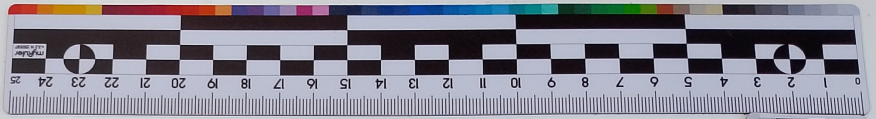
#> input picture notebooks/res.png, 876 x 119 px, given in place of 528.jpeg, which was not available; the run also reads 1 picture not shown here
$ jupyter execute ruler_sift.ipynb   (Python 2 division)
#> lines starting #> are read from the running program, lines starting #| are printed output that depends on the picture; after the words box and inside, x2 and y2 are one past the last pixel; in counts of white or black regions, pixels touching at a corner belong together; pictures that were not available may be replaced by others from this repository, and a replacement may not be noted
[cell 1]
import numpy as np
import cv2
from matplotlib import pyplot as plt

[cell 2]
images = ['../Data/528.jpeg', '../Data/1084.jpg', '../Data/12146_И6125.jpg', '../Data/1753.jpeg', '../Data/12245_И6774.jpg',
          '../Data/12145_И6666.jpg', '../Data/1038.jpg','../Data/12173_И4242.jpg', '../Data/20250805_101846.jpg',
         '../Data/12156_И4559.jpg', '../Data/1038.jpg']


image = images[0]

template = './ruler_template-h.png'

img = cv2.imread(image)
#> img is the input picture: shape (119, 876, 3); mean B, G, R 145.2, 132.8, 134.1

plt.imshow(cv2.cvtColor(img, cv2.COLOR_BGR2RGB))
plt.show()

[cell 3]
#%%time
MIN_MATCH_COUNT = 500
#img1 = cv2.imread(template, cv2.IMREAD_GRAYSCALE)          # queryImage
#img2 = cv2.imread(image, cv2.IMREAD_GRAYSCALE)[0:500,:]  # trainImage


img1 = cv2.imread(template)          # queryImage
img2 = cv2.imread(image)  # trainImage

# Initiate SIFT detector
sift = cv2.SIFT_create()


# find the keypoints and descriptors with SIFT
kp1, des1 = sift.detectAndCompute(img1,None)
#> kp1 = 608 keypoints; strongest (x, y, size): (797, 66, 8.7), (795, 52, 8.9), (766, 67, 10.9), (618, 85, 2.1)
kp2, des2 = sift.detectAndCompute(img2,None)
#> kp2 has the same summary as kp1
FLANN_INDEX_KDTREE = 1
index_params = dict(algorithm = FLANN_INDEX_KDTREE, trees = 5)
search_params = dict(checks = 50)
flann = cv2.FlannBasedMatcher(index_params, search_params)
matches = flann.knnMatch(des1,des2,k=2)
#> matches = 608 matches


# store all the good matches as per Lowe's ratio test.
good = []
for m,n in matches:
    if m.distance < n.distance:
        good.append(m)
#> after the loop, good = 608 matches

if len(good)>MIN_MATCH_COUNT:
    src_pts = np.float32([ kp1[m.queryIdx].pt for m in good ]).reshape(-1,1,2)
#> src_pts = 608 rows, first 8: [9.2, 12.87], [12.38, 71.83], [13.12, 59.33], [14.2, 41.97], [14.6, 9.47], [16.09, 31.01], [16.09, 31.01], [16.56, 15.28]
    dst_pts = np.float32([ kp2[m.trainIdx].pt for m in good ]).reshape(-1,1,2)
#> dst_pts has the same summary as src_pts
    M, mask = cv2.findHomography(src_pts, dst_pts, cv2.RANSAC,5.0)
#> M = [[1, 4.63e-15, 4.1e-13], [-2.47e-16, 1, 9.23e-14], [-4.13e-18, 9.58e-18, 1]]; mask = 608 values from 1 to 1
    matchesMask = mask.ravel().tolist()
#> matchesMask = 608 values from 1 to 1
    h,w = img1.shape[0:2]
#> h = 119; w = 876
    pts = np.float32([ [0,0],[0,h-1],[w-1,h-1],[w-1,0] ]).reshape(-1,1,2)
#> pts = [[0, 0], [0, 118], [875, 118], [875, 0]]
    dst = cv2.perspectiveTransform(pts,M)
#> dst = [[4.1e-13, 9.23e-14], [9.56e-13, 118], [875, 118], [875, -1.24e-13]]
    img2 = cv2.polylines(img2,[np.int32(dst)],True,255,3, cv2.LINE_AA)
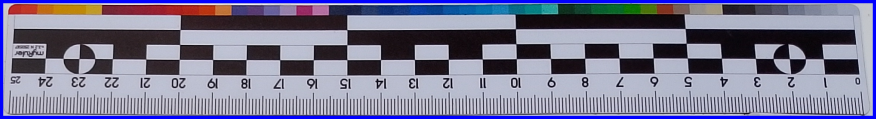
#> img2: shape (119, 876, 3); 7.57% of pixels changed, all inside (x1, y1, x2, y2) = (0, 0, 876, 119)
else:
    print( "Not enough matches are found - {}/{}".format(len(good), MIN_MATCH_COUNT) )
    matchesMask = None

img3 = cv2.imread(template)          # queryImage
img4 = cv2.imread(image) # trainImage

#img4 = cv2.polylines(img4,[np.int32(dst)],True,(0,0,255),10, cv2.LINE_AA)
img4 = cv2.drawContours(img4,[np.int32(dst)],0,(0,0,255),5)
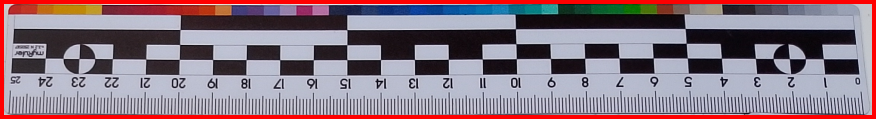
#> img4: shape (119, 876, 3); 7.57% of pixels changed, all inside (x1, y1, x2, y2) = (0, 0, 876, 119)


draw_params = dict(matchColor = (0,255,0), # draw matches in green color
                   singlePointColor = None,
                   matchesMask = matchesMask, # draw only inliers
                   flags = 2)
#> draw_params = 4 items


img4 = cv2.drawMatches(img3,kp1,img4,kp2,good,None,**draw_params)
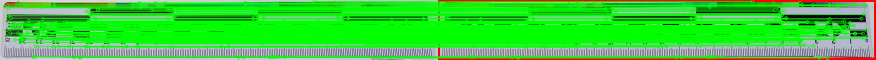
#> img4: shape (119, 1752, 3) (shown at 1/2 size); mean B, G, R 58.3, 208.2, 60.2
plt.imshow(cv2.cvtColor(img4, cv2.COLOR_BGR2RGB))
plt.show()

[cell 4]
cv2.imwrite('res.png', img3)
#> Out = True

[cell 5]
dst=np.int32(dst.reshape(-1,2))
#> dst = [[0, 0], [0, 118], [875, 118], [875, 0]]

[cell 6]
dst
#> Out = [[0, 0], [0, 118], [875, 118], [875, 0]]

[cell 7]
cv2.minAreaRect(dst)
#> Out = ((437.5, 59), (118, 875), -90)

[cell 8]
dst[:,0]
#> Out = [0, 0, 875, 875]
